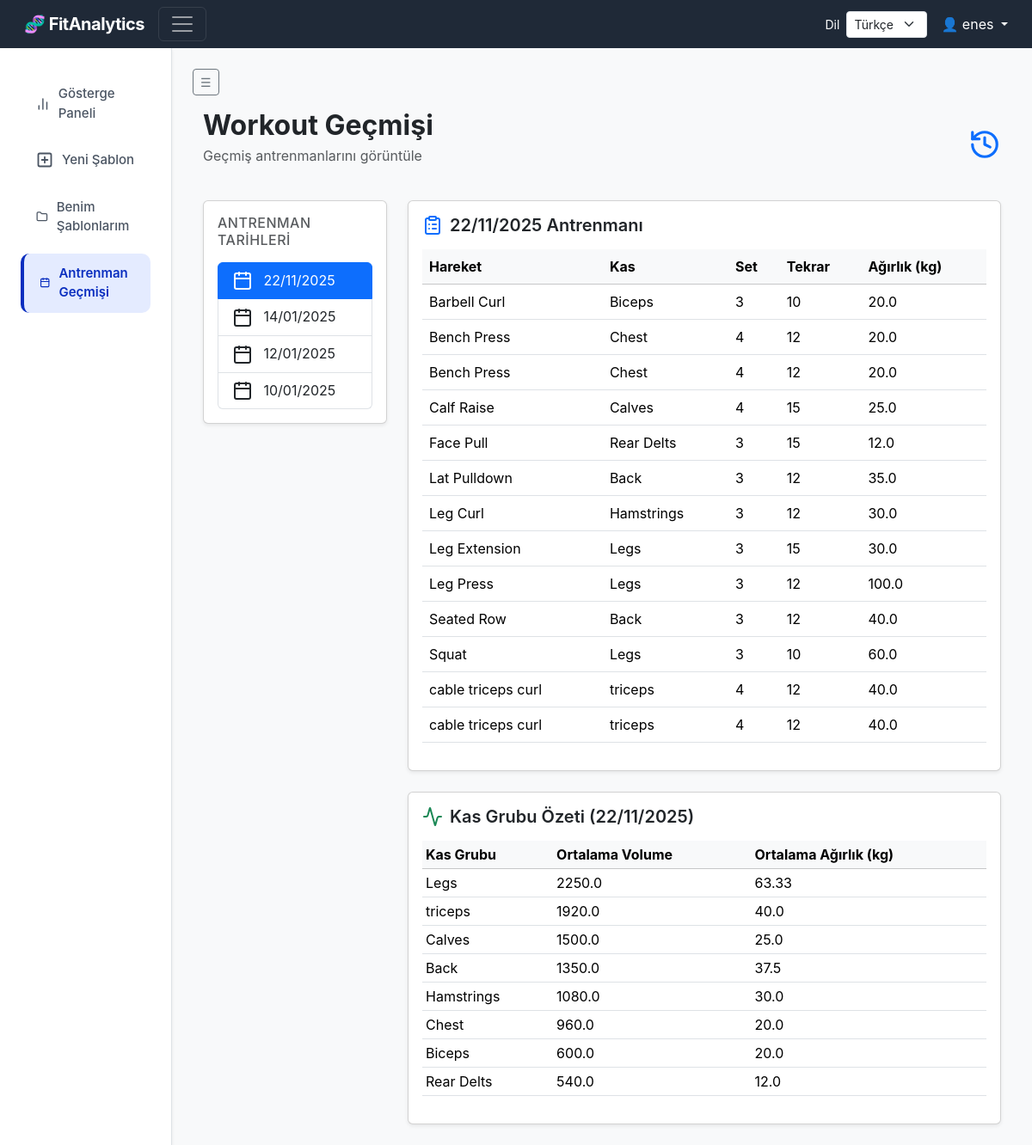
The page /exercises (signed in) on the database its author committed.
### tables this page shows
CREATE TABLE exercises (
    exercise_id     INTEGER PRIMARY KEY AUTOINCREMENT,
    workout_id      INTEGER NOT NULL,
    exercise_name   TEXT NOT NULL,
    target_muscle   TEXT,
    sets            INTEGER,
    reps            INTEGER,
    weight_kg       REAL,
    FOREIGN KEY (workout_id) REFERENCES workouts(workout_id)
);

### app/routes.py (the view)
@main.route("/exercises")
def exercises():
    if "user_id" not in session:
        return redirect(url_for("main.login"))
    conn = get_connection()
    cur = conn.cursor()
    user_id = session["user_id"]
    cur.execute(
        """
        SELECT DISTINCT workout_date
        FROM workouts
        WHERE user_id = ?
        ORDER BY workout_date DESC;
    """,
        (user_id,),
    )
    workout_dates = [row["workout_date"] for row in cur.fetchall()]
    selected_workout_date = request.args.get(
        "date", workout_dates[0] if workout_dates else None
    )
    exercises = []
    muscle_summary = []
    if selected_workout_date:
        cur.execute(
            """
            SELECT
                e.exercise_name,
                e.target_muscle,
                e.sets,
                e.reps,
                e.weight_kg
            FROM exercises e
            JOIN workouts w ON e.workout_id = w.workout_id
            WHERE w.user_id = ?
              AND w.workout_date = ?
            ORDER BY e.exercise_name ASC;
        """,
            (user_id, selected_workout_date),
        )
        exercises = cur.fetchall()
        cur.execute(
            """
            SELECT
                e.target_muscle,
                AVG(e.sets * e.reps * e.weight_kg) AS avg_volume,
                AVG(e.weight_kg) AS avg_weight
            FROM exercises e
            JOIN workouts w ON e.workout_id = w.workout_id
            WHERE w.user_id = ?
              AND w.workout_date = ?
            GROUP BY e.target_muscle
            ORDER BY avg_volume DESC;
        """,
            (user_id, selected_workout_date),
        )
        muscle_summary = cur.fetchall()
    conn.close()
    return render_template(
        "exercises.html",
        workout_dates=workout_dates,
        exercises=exercises,
        selected_workout_date=selected_workout_date,
        muscle_summary=muscle_summary,
    )

### app/__init__.py (called while the page is built)
def datetime_format(value, format=None):
    if value is None:
        return ""
    lang = "tr"
    if has_request_context():
        lang = session.get("language", "tr")
    default_format = "%d/%m/%Y" if lang == "tr" else "%b %d, %Y"
    fmt = format or default_format
    return datetime.strptime(value, "%Y-%m-%d").strftime(fmt)

def create_app():
    app = Flask(__name__)
    app.secret_key = "fitanalytics_secret_key"
    app.config["LANGUAGES"] = LANGUAGES
    app.config["LANGUAGE_NAMES"] = LANGUAGE_NAMES
    app.config["APP_VERSION"] = "1.0.0"
    app.register_blueprint(main)
    app.jinja_env.filters["datetime_format"] = datetime_format
    app.jinja_env.filters["format_date"] = datetime_format
    @app.context_processor
    def inject_translations():
        language_code = session.get("language", "tr")
        translations = app.config["LANGUAGES"].get(language_code, app.config["LANGUAGES"]["tr"])
        return {
            "t": translations,
            "current_language": language_code,
            "language_names": app.config["LANGUAGE_NAMES"],
            "app_version": app.config.get("APP_VERSION", "1.0.0"),
        }
    return app

### app/database.py (called while the page is built)
def get_connection():
    conn = sqlite3.connect(DB_PATH)
    conn.row_factory = sqlite3.Row
    return conn

### app/templates/exercises.html
{% extends "layout.html" %}
{% block content %}
<div class="container-fluid">
    <div class="d-flex justify-content-between align-items-center mb-4">
        <div>
            <h2 class="fw-bold mb-1">Workout Geçmişi</h2>
            <p class="text-muted">Geçmiş antrenmanlarını görüntüle</p>
        </div>
        <i data-lucide="history" class="text-primary" style="width:38px;height:38px;"></i>
    </div>
    <div class="row">
        <div class="col-md-3 mb-4">
            <div class="card shadow-sm">
                <div class="card-body">
                    <h6 class="text-uppercase text-muted mb-3" style="letter-spacing:.5px;">
                        Antrenman Tarihleri
                    </h6>
                    <div class="list-group">
                        {% for workout_date in workout_dates %}
                        <a href="{{ url_for('main.exercises', date=workout_date) }}"
                           class="list-group-item list-group-item-action
                           {% if selected_workout_date == workout_date %} active {% endif %}">
                            <i data-lucide="calendar" class="me-2"></i>
                            {{ workout_date | format_date }}
                        </a>
                        {% endfor %}
                    </div>
                </div>
            </div>
        </div>
        <div class="col-md-9">
            <div class="card shadow-sm">
                <div class="card-body">
                    <h5 class="fw-semibold mb-3 d-flex align-items-center">
                        <i data-lucide="clipboard-list" class="me-2 text-primary"></i>
                        {{ selected_workout_date | format_date }} Antrenmanı
                    </h5>
                    {% if exercises %}
                    <div class="table-responsive">
                        <table class="table table-hover align-middle">
                            <thead class="table-light">
                                <tr>
                                    <th>Hareket</th>
                                    <th>Kas</th>
                                    <th>Set</th>
                                    <th>Tekrar</th>
                                    <th>Ağırlık (kg)</th>
                                </tr>
                            </thead>
                            <tbody>
                                {% for name, muscle, sets, reps, weight in exercises %}
                                <tr>
                                    <td>{{ name }}</td>
                                    <td>{{ muscle }}</td>
                                    <td>{{ sets }}</td>
                                    <td>{{ reps }}</td>
                                    <td>{{ weight }}</td>
                                </tr>
                                {% endfor %}
                            </tbody>
                        </table>
                    </div>
                    {% else %}
                    <p class="text-muted">Bu tarihe ait kayıtlı hareket bulunmuyor.</p>
                    {% endif %}
                </div>
            </div>
            {% if muscle_summary %}
            <div class="card shadow-sm mt-4">
                <div class="card-body">
                    <h5 class="fw-semibold mb-3 d-flex align-items-center">
                        <i data-lucide="activity" class="me-2 text-success"></i>
                        Kas Grubu Özeti ({{ selected_workout_date | format_date }})
                    </h5>
                    <div class="table-responsive">
                        <table class="table table-sm">
                            <thead class="table-light">
                                <tr>
                                    <th>Kas Grubu</th>
                                    <th>Ortalama Volume</th>
                                    <th>Ortalama Ağırlık (kg)</th>
                                </tr>
                            </thead>
                            <tbody>
                                {% for muscle, avg_vol, avg_weight in muscle_summary %}
                                <tr>
                                    <td>{{ muscle }}</td>
                                    <td>{{ avg_vol | round(2) }}</td>
                                    <td>{{ avg_weight | round(2) }}</td>
                                </tr>
                                {% endfor %}
                            </tbody>
                        </table>
                    </div>
                </div>
            </div>
            {% endif %}
        </div>
    </div>
</div>
{% endblock %}

### app/static/style.css (style rules this page uses)
body { background-color: #f4f6fb !important; font-family: 'Inter', sans-serif; }

### rows shown on the page
exercises: exercise_name "Barbell Curl", target_muscle "Biceps", sets "3", reps "10", weight_kg "20.0"
exercises: exercise_name "Bench Press", target_muscle "Chest", sets "4", reps "12", weight_kg "20.0"
exercises: exercise_name "Bench Press", target_muscle "Chest", sets "4", reps "12", weight_kg "20.0"
exercises: exercise_name "Calf Raise", target_muscle "Calves", sets "4", reps "15", weight_kg "25.0"
exercises: exercise_name "Face Pull", target_muscle "Rear Delts", sets "3", reps "15", weight_kg "12.0"
exercises: exercise_name "Lat Pulldown", target_muscle "Back", sets "3", reps "12", weight_kg "35.0"
exercises: exercise_name "Leg Curl", target_muscle "Hamstrings", sets "3", reps "12", weight_kg "30.0"
exercises: exercise_name "Leg Extension", target_muscle "Legs", sets "3", reps "15", weight_kg "30.0"
exercises: exercise_name "Leg Press", target_muscle "Legs", sets "3", reps "12", weight_kg "100.0"
exercises: exercise_name "Seated Row", target_muscle "Back", sets "3", reps "12", weight_kg "40.0"
exercises: exercise_name "Squat", target_muscle "Legs", sets "3", reps "10", weight_kg "60.0"
exercises: exercise_name "cable triceps curl", target_muscle "triceps", sets "4", reps "12", weight_kg "40.0"
exercises: exercise_name "cable triceps curl", target_muscle "triceps", sets "4", reps "12", weight_kg "40.0"

### other values the page prints
{{ t.language_label }} "Dil"
{{ session["user_name"] }} "enes"
{{ t.nav_dashboard }} "Gösterge Paneli"
{{ t.nav_history }} "Antrenman Geçmişi"
{{ workout_date | format_date }} "22/11/2025" "14/01/2025" "12/01/2025" "10/01/2025"
{{ selected_workout_date | format_date }} "22/11/2025"
{{ muscle }} "Legs" "triceps" "Calves" "Back" "Hamstrings" "Chest" "Biceps" "Rear Delts"
{{ avg_vol | round(2) }} "2250.0" "1920.0" "1500.0" "1350.0" "1080.0" "960.0" "600.0" "540.0"
{{ avg_weight | round(2) }} "63.33" "40.0" "25.0" "37.5" "30.0" "20.0" "20.0" "12.0"
form field language "Türkçe"
